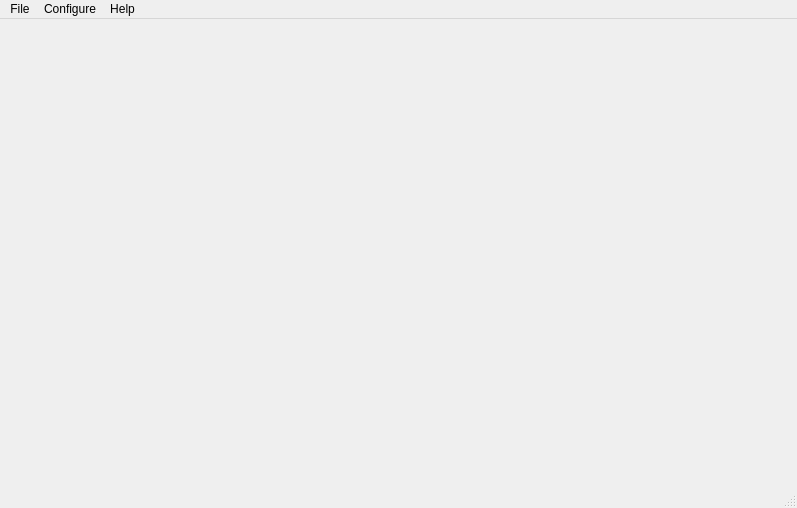
<?xml version="1.0" encoding="UTF-8"?>
<ui version="4.0">
 <class>MainWindow</class>
 <widget class="QMainWindow" name="MainWindow">
  <property name="geometry">
   <rect>
    <x>0</x>
    <y>0</y>
    <width>797</width>
    <height>508</height>
   </rect>
  </property>
  <property name="sizePolicy">
   <sizepolicy hsizetype="Minimum" vsizetype="Minimum">
    <horstretch>0</horstretch>
    <verstretch>0</verstretch>
   </sizepolicy>
  </property>
  <property name="minimumSize">
   <size>
    <width>700</width>
    <height>500</height>
   </size>
  </property>
  <property name="windowTitle">
   <string>MainWindow</string>
  </property>
  <widget class="QWidget" name="centralwidget">
   <layout class="QVBoxLayout" name="verticalLayout"/>
  </widget>
  <widget class="QMenuBar" name="menubar">
   <property name="geometry">
    <rect>
     <x>0</x>
     <y>0</y>
     <width>797</width>
     <height>21</height>
    </rect>
   </property>
   <widget class="QMenu" name="menuFile">
    <property name="title">
     <string>File</string>
    </property>
    <addaction name="actionOpen"/>
    <addaction name="actionSave"/>
    <addaction name="actionQuit"/>
   </widget>
   <widget class="QMenu" name="menuSetting">
    <property name="title">
     <string>Configure</string>
    </property>
    <addaction name="actionPath_pikoe"/>
   </widget>
   <widget class="QMenu" name="menuHelp">
    <property name="title">
     <string>Help</string>
    </property>
    <addaction name="actionAbout"/>
    <addaction name="actionDocumentation"/>
    <addaction name="actionBug_Report"/>
    <addaction name="actionOpen_EXFOR"/>
   </widget>
   <addaction name="menuFile"/>
   <addaction name="menuSetting"/>
   <addaction name="menuHelp"/>
  </widget>
  <widget class="QStatusBar" name="statusbar"/>
  <action name="actionSave">
   <property name="text">
    <string>Save</string>
   </property>
  </action>
  <action name="actionQuit">
   <property name="text">
    <string>Quit</string>
   </property>
  </action>
  <action name="actionPath_fresco">
   <property name="text">
    <string>set Fresco_executable</string>
   </property>
  </action>
  <action name="actionOpen">
   <property name="text">
    <string>Open</string>
   </property>
  </action>
  <action name="actionAbout">
   <property name="text">
    <string>About</string>
   </property>
  </action>
  <action name="actionDocumentation">
   <property name="text">
    <string>Documentation</string>
   </property>
  </action>
  <action name="actionPath_sfresco">
   <property name="text">
    <string>set Sfresco_executable</string>
   </property>
  </action>
  <action name="actionPath_pikoe">
   <property name="text">
    <string>set pikoe_executable</string>
   </property>
  </action>
  <action name="actionBug_Report">
   <property name="text">
    <string>Bug Report</string>
   </property>
  </action>
  <action name="actionOpen_EXFOR">
   <property name="text">
    <string>Open EXFOR</string>
   </property>
  </action>
 </widget>
 <resources/>
 <connections>
  <connection>
   <sender>actionQuit</sender>
   <signal>triggered()</signal>
   <receiver>MainWindow</receiver>
   <slot>close()</slot>
   <hints>
    <hint type="sourcelabel">
     <x>-1</x>
     <y>-1</y>
    </hint>
    <hint type="destinationlabel">
     <x>110</x>
     <y>68</y>
    </hint>
   </hints>
  </connection>
 </connections>
</ui>
